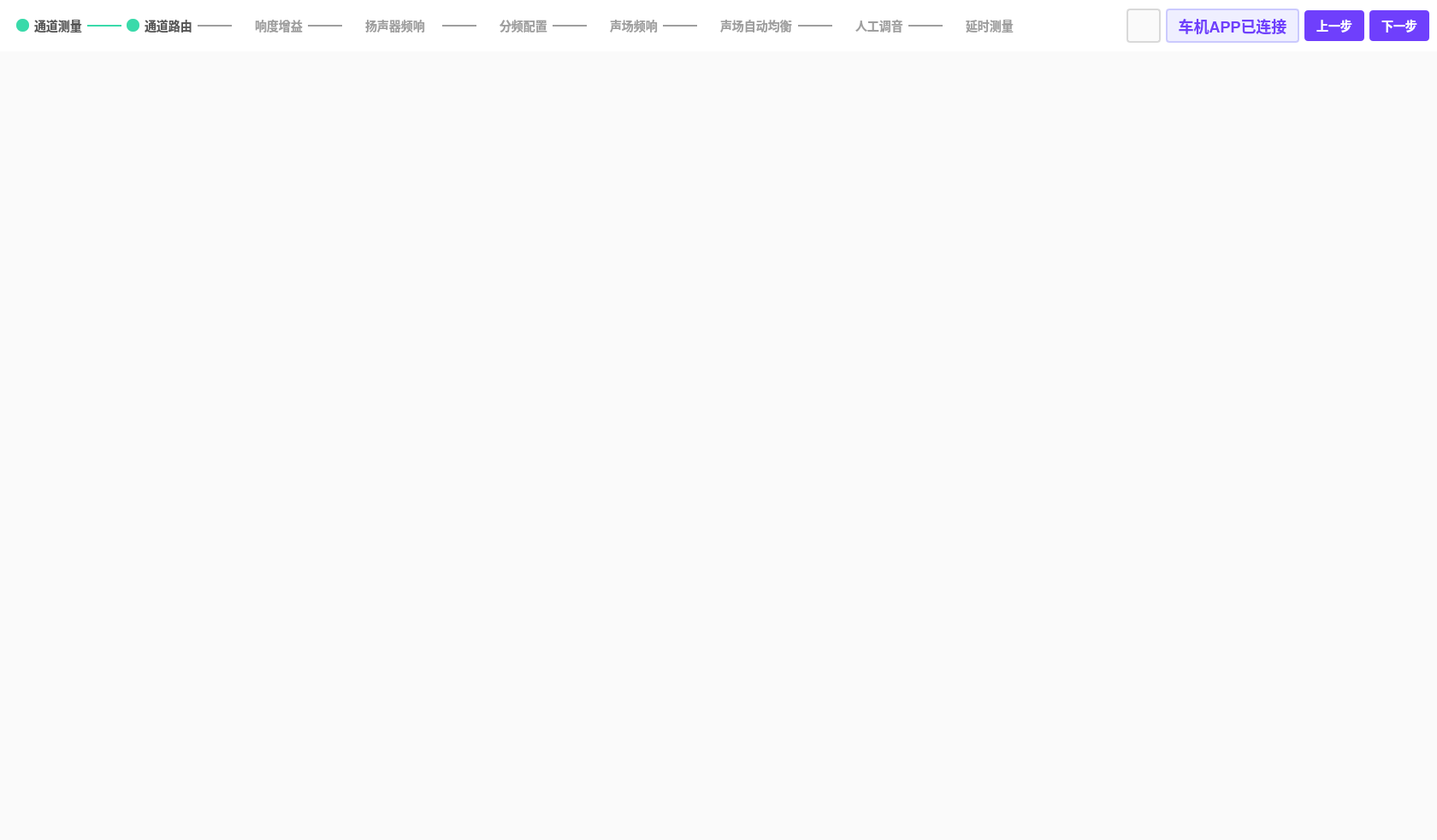
<?xml version="1.0" encoding="UTF-8"?>
<ui version="4.0">
 <class>MeasurementPage</class>
 <widget class="QWidget" name="MeasurementPage">
  <property name="geometry">
   <rect>
    <x>0</x>
    <y>0</y>
    <width>1680</width>
    <height>982</height>
   </rect>
  </property>
  <property name="minimumSize">
   <size>
    <width>1680</width>
    <height>982</height>
   </size>
  </property>
  <property name="maximumSize">
   <size>
    <width>1680</width>
    <height>982</height>
   </size>
  </property>
  <property name="windowTitle">
   <string>Measurement Page</string>
  </property>
  <property name="styleSheet">
   <string notr="true">QFrame#TopFrame 
{
	    background: #ffffff;
}

QFrame#DownFrame 
{
	    background: rgb(250, 250, 250);
}

QPushButton#NextStepButton,
QPushButton#PreviousStepButton
{
    min-width: 70px;
	max-width: 70px;
	max-height: 36px;
	min-height: 36px;
    background: rgb(111, 63, 252);
    border-radius: 4px;
    
font-family: 'PingFang SC';
font-style: normal;
font-weight: 500;
font-size: 14px;
line-height: 20px;

color: #FFFFFF;
}

QPushButton:pressed#NextStepButton,
QPushButton:pressed#PreviousStepButton
{
    background: rgb(81, 63, 222);
}


QPushButton#connectButton
{
    min-width: 152px;
	max-width: 152px;
	max-height: 36px;
	min-height: 36px;
    background: rgb(239, 239, 255);
	border: 2px solid rgb(203, 202, 254);
    border-radius: 4px;
    
    font-size: 18px;
    
    font-weight: 600;
    text-align: center;
    color: rgb(111, 63, 252);
    line-height: 32px;
}

QPushButton:pressed#connectButton
{
    background: rgb(219, 219, 225);
}

QPushButton#micButton
{
    min-width: 36px;
	max-width: 36px;
	max-height: 36px;
	min-height: 36px;
    background: rgb(250, 250, 250);
    border: 2px solid rgb(217, 217, 217);
    border-radius: 4px;
    border-image: url(:/icon/mic_icon.png);
}

QPushButton:pressed#micButton
{
    background: rgb(219, 219, 225);
}</string>
  </property>
  <layout class="QVBoxLayout" name="verticalLayout" stretch="1,9">
   <property name="spacing">
    <number>0</number>
   </property>
   <property name="leftMargin">
    <number>0</number>
   </property>
   <property name="topMargin">
    <number>0</number>
   </property>
   <property name="rightMargin">
    <number>0</number>
   </property>
   <property name="bottomMargin">
    <number>0</number>
   </property>
   <item>
    <widget class="QFrame" name="TopFrame">
     <property name="minimumSize">
      <size>
       <width>1680</width>
       <height>60</height>
      </size>
     </property>
     <property name="maximumSize">
      <size>
       <width>1680</width>
       <height>60</height>
      </size>
     </property>
     <property name="styleSheet">
      <string notr="true"/>
     </property>
     <property name="frameShape">
      <enum>QFrame::NoFrame</enum>
     </property>
     <property name="frameShadow">
      <enum>QFrame::Plain</enum>
     </property>
     <layout class="QHBoxLayout" name="horizontalLayout">
      <property name="topMargin">
       <number>0</number>
      </property>
      <property name="bottomMargin">
       <number>0</number>
      </property>
      <item>
       <widget class="QFrame" name="frame">
        <property name="styleSheet">
         <string notr="true">QLabel#icon_label_3,
QLabel#icon_label_4,
QLabel#icon_label_5,
QLabel#icon_label_6,
QLabel#icon_label_7,
QLabel#icon_label_8,
QLabel#icon_label_9
{
    min-width: 15px;
    max-width: 15px;
    min-height: 15px;
    max-height: 15px;
    background: #ffffff;
    border-radius: 7px;
    border-image: url(:/icon/navigation_icon_not.svg);
}

QLabel#text_label_3,
QLabel#text_label_4,
QLabel#text_label_5,
QLabel#text_label_6,
QLabel#text_label_7,
QLabel#text_label_8,
QLabel#text_label_9
{
	max-width: 84px;

	font-family: 'PingFang SC';
	font-style: normal;
	font-weight: 500;
	font-size: 14px;
	line-height: 20px;
	color: #9E9E9E;
}

QLabel#line_label_3,
QLabel#line_label_4,
QLabel#line_label_5,
QLabel#line_label_6,
QLabel#line_label_7,
QLabel#line_label_8,
QLabel#line_label_9
{
    min-width: 40px;
    max-width: 40px;
    min-height: 2px;
    max-height: 2px;
    background: #9E9E9E;
}</string>
        </property>
        <property name="frameShape">
         <enum>QFrame::NoFrame</enum>
        </property>
        <property name="frameShadow">
         <enum>QFrame::Plain</enum>
        </property>
        <layout class="QHBoxLayout" name="horizontalLayout_11">
         <property name="leftMargin">
          <number>10</number>
         </property>
         <property name="rightMargin">
          <number>10</number>
         </property>
         <item>
          <widget class="QFrame" name="frame_1">
           <property name="styleSheet">
            <string notr="true">QLabel#icon_label_1
{
    min-width: 15px;
    max-width: 15px;
    min-height: 15px;
    max-height: 15px;
    background: rgb(58, 218, 170);
    border-radius: 7px;
    border-image: url(:/icon/navigation_icon_current.svg);
}

QLabel#text_label_1
{
	max-width: 56px;

	font-family: 'PingFang SC';
	font-style: normal;
	font-weight: 500;
	font-size: 14px;
	line-height: 20px;
	color: #565656;
}

QLabel#line_label_1
{
    min-width: 40px;
    max-width: 40px;
    min-height: 2px;
    max-height: 2px;
    background: rgb(58, 218, 170);
}</string>
           </property>
           <property name="frameShape">
            <enum>QFrame::NoFrame</enum>
           </property>
           <property name="frameShadow">
            <enum>QFrame::Plain</enum>
           </property>
           <layout class="QHBoxLayout" name="horizontalLayout_2">
            <property name="spacing">
             <number>-1</number>
            </property>
            <property name="leftMargin">
             <number>0</number>
            </property>
            <property name="topMargin">
             <number>0</number>
            </property>
            <property name="rightMargin">
             <number>0</number>
            </property>
            <property name="bottomMargin">
             <number>0</number>
            </property>
            <item>
             <widget class="QLabel" name="icon_label_1">
              <property name="text">
               <string/>
              </property>
             </widget>
            </item>
            <item>
             <widget class="QLabel" name="text_label_1">
              <property name="text">
               <string>通道测量</string>
              </property>
             </widget>
            </item>
            <item>
             <widget class="QLabel" name="line_label_1">
              <property name="text">
               <string/>
              </property>
             </widget>
            </item>
           </layout>
          </widget>
         </item>
         <item>
          <widget class="QFrame" name="frame_2">
           <property name="styleSheet">
            <string notr="true">QLabel#icon_label_2
{
    min-width: 15px;
    max-width: 15px;
    min-height: 15px;
    max-height: 15px;
    background: rgb(58, 218, 170);
    border-radius: 7px;
    border-image: url(:/icon/navigation_icon_prepare.svg);
}

QLabel#text_label_2
{
	max-width: 56px;

	font-family: 'PingFang SC';
	font-style: normal;
	font-weight: 500;
	font-size: 14px;
	line-height: 20px;
	color: #565656;
}

QLabel#line_label_2
{
    min-width: 40px;
    max-width: 40px;
    min-height: 2px;
    max-height: 2px;
    background: #9E9E9E;
}</string>
           </property>
           <property name="frameShape">
            <enum>QFrame::NoFrame</enum>
           </property>
           <property name="frameShadow">
            <enum>QFrame::Plain</enum>
           </property>
           <layout class="QHBoxLayout" name="horizontalLayout_3">
            <property name="leftMargin">
             <number>0</number>
            </property>
            <property name="topMargin">
             <number>0</number>
            </property>
            <property name="rightMargin">
             <number>0</number>
            </property>
            <property name="bottomMargin">
             <number>0</number>
            </property>
            <item>
             <widget class="QLabel" name="icon_label_2">
              <property name="text">
               <string/>
              </property>
             </widget>
            </item>
            <item>
             <widget class="QLabel" name="text_label_2">
              <property name="text">
               <string>通道路由</string>
              </property>
             </widget>
            </item>
            <item>
             <widget class="QLabel" name="line_label_2">
              <property name="text">
               <string/>
              </property>
             </widget>
            </item>
           </layout>
          </widget>
         </item>
         <item>
          <widget class="QFrame" name="frame_3">
           <property name="styleSheet">
            <string notr="true">QLabel#icon_label_3
{
    min-width: 15px;
    max-width: 15px;
    min-height: 15px;
    max-height: 15px;
    background: #ffffff;
    border-radius: 7px;
    border-image: url(:/icon/navigation_icon_not.svg);
}

QLabel#text_label_3
{
	max-width: 56px;

	font-family: 'PingFang SC';
	font-style: normal;
	font-weight: 500;
	font-size: 14px;
	line-height: 20px;
	color: #9E9E9E;
}

QLabel#line_label_3
{
    min-width: 40px;
    max-width: 40px;
    min-height: 2px;
    max-height: 2px;
    background: #9E9E9E;
}</string>
           </property>
           <property name="frameShape">
            <enum>QFrame::NoFrame</enum>
           </property>
           <property name="frameShadow">
            <enum>QFrame::Plain</enum>
           </property>
           <layout class="QHBoxLayout" name="horizontalLayout_4">
            <property name="spacing">
             <number>-1</number>
            </property>
            <property name="leftMargin">
             <number>0</number>
            </property>
            <property name="topMargin">
             <number>0</number>
            </property>
            <property name="rightMargin">
             <number>0</number>
            </property>
            <property name="bottomMargin">
             <number>0</number>
            </property>
            <item>
             <widget class="QLabel" name="icon_label_3">
              <property name="text">
               <string/>
              </property>
             </widget>
            </item>
            <item>
             <widget class="QLabel" name="text_label_3">
              <property name="text">
               <string>响度增益</string>
              </property>
             </widget>
            </item>
            <item>
             <widget class="QLabel" name="line_label_3">
              <property name="text">
               <string/>
              </property>
             </widget>
            </item>
           </layout>
          </widget>
         </item>
         <item>
          <widget class="QFrame" name="frame_4">
           <property name="styleSheet">
            <string notr="true">QLabel#icon_label_3
{
    min-width: 15px;
    max-width: 15px;
    min-height: 15px;
    max-height: 15px;
    background: #ffffff;
    border-radius: 7px;
    border-image: url(:/icon/navigation_icon_not.svg);
}

QLabel#text_label_3
{
	max-width: 56px;

	font-family: 'PingFang SC';
	font-style: normal;
	font-weight: 500;
	font-size: 14px;
	line-height: 20px;
	color: #9E9E9E;
}

QLabel#line_label_3
{
    min-width: 40px;
    max-width: 40px;
    min-height: 2px;
    max-height: 2px;
    background: #9E9E9E;
}</string>
           </property>
           <property name="frameShape">
            <enum>QFrame::NoFrame</enum>
           </property>
           <property name="frameShadow">
            <enum>QFrame::Plain</enum>
           </property>
           <layout class="QHBoxLayout" name="horizontalLayout_5">
            <property name="spacing">
             <number>-1</number>
            </property>
            <property name="leftMargin">
             <number>0</number>
            </property>
            <property name="topMargin">
             <number>0</number>
            </property>
            <property name="rightMargin">
             <number>0</number>
            </property>
            <property name="bottomMargin">
             <number>0</number>
            </property>
            <item>
             <widget class="QLabel" name="icon_label_4">
              <property name="text">
               <string/>
              </property>
             </widget>
            </item>
            <item>
             <widget class="QLabel" name="text_label_4">
              <property name="minimumSize">
               <size>
                <width>84</width>
                <height>0</height>
               </size>
              </property>
              <property name="text">
               <string>扬声器频响</string>
              </property>
             </widget>
            </item>
            <item>
             <widget class="QLabel" name="line_label_4">
              <property name="text">
               <string/>
              </property>
             </widget>
            </item>
           </layout>
          </widget>
         </item>
         <item>
          <widget class="QFrame" name="frame_5">
           <property name="styleSheet">
            <string notr="true">QLabel#icon_label_3
{
    min-width: 15px;
    max-width: 15px;
    min-height: 15px;
    max-height: 15px;
    background: #ffffff;
    border-radius: 7px;
    border-image: url(:/icon/navigation_icon_not.svg);
}

QLabel#text_label_3
{
	max-width: 56px;

	font-family: 'PingFang SC';
	font-style: normal;
	font-weight: 500;
	font-size: 14px;
	line-height: 20px;
	color: #9E9E9E;
}

QLabel#line_label_3
{
    min-width: 40px;
    max-width: 40px;
    min-height: 2px;
    max-height: 2px;
    background: #9E9E9E;
}</string>
           </property>
           <property name="frameShape">
            <enum>QFrame::NoFrame</enum>
           </property>
           <property name="frameShadow">
            <enum>QFrame::Plain</enum>
           </property>
           <layout class="QHBoxLayout" name="horizontalLayout_6">
            <property name="spacing">
             <number>-1</number>
            </property>
            <property name="leftMargin">
             <number>0</number>
            </property>
            <property name="topMargin">
             <number>0</number>
            </property>
            <property name="rightMargin">
             <number>0</number>
            </property>
            <property name="bottomMargin">
             <number>0</number>
            </property>
            <item>
             <widget class="QLabel" name="icon_label_5">
              <property name="text">
               <string/>
              </property>
             </widget>
            </item>
            <item>
             <widget class="QLabel" name="text_label_5">
              <property name="text">
               <string>分频配置</string>
              </property>
             </widget>
            </item>
            <item>
             <widget class="QLabel" name="line_label_5">
              <property name="text">
               <string/>
              </property>
             </widget>
            </item>
           </layout>
          </widget>
         </item>
         <item>
          <widget class="QFrame" name="frame_6">
           <property name="styleSheet">
            <string notr="true">QLabel#icon_label_3
{
    min-width: 15px;
    max-width: 15px;
    min-height: 15px;
    max-height: 15px;
    background: #ffffff;
    border-radius: 7px;
    border-image: url(:/icon/navigation_icon_not.svg);
}

QLabel#text_label_3
{
	max-width: 56px;

	font-family: 'PingFang SC';
	font-style: normal;
	font-weight: 500;
	font-size: 14px;
	line-height: 20px;
	color: #9E9E9E;
}

QLabel#line_label_3
{
    min-width: 40px;
    max-width: 40px;
    min-height: 2px;
    max-height: 2px;
    background: #9E9E9E;
}</string>
           </property>
           <property name="frameShape">
            <enum>QFrame::NoFrame</enum>
           </property>
           <property name="frameShadow">
            <enum>QFrame::Plain</enum>
           </property>
           <layout class="QHBoxLayout" name="horizontalLayout_7">
            <property name="spacing">
             <number>-1</number>
            </property>
            <property name="leftMargin">
             <number>0</number>
            </property>
            <property name="topMargin">
             <number>0</number>
            </property>
            <property name="rightMargin">
             <number>0</number>
            </property>
            <property name="bottomMargin">
             <number>0</number>
            </property>
            <item>
             <widget class="QLabel" name="icon_label_6">
              <property name="text">
               <string/>
              </property>
             </widget>
            </item>
            <item>
             <widget class="QLabel" name="text_label_6">
              <property name="text">
               <string>声场频响</string>
              </property>
             </widget>
            </item>
            <item>
             <widget class="QLabel" name="line_label_6">
              <property name="text">
               <string/>
              </property>
             </widget>
            </item>
           </layout>
          </widget>
         </item>
         <item>
          <widget class="QFrame" name="frame_7">
           <property name="styleSheet">
            <string notr="true">QLabel#icon_label_3
{
    min-width: 15px;
    max-width: 15px;
    min-height: 15px;
    max-height: 15px;
    background: #ffffff;
    border-radius: 7px;
    border-image: url(:/icon/navigation_icon_not.svg);
}

QLabel#text_label_3
{
	max-width: 56px;

	font-family: 'PingFang SC';
	font-style: normal;
	font-weight: 500;
	font-size: 14px;
	line-height: 20px;
	color: #9E9E9E;
}

QLabel#line_label_3
{
    min-width: 40px;
    max-width: 40px;
    min-height: 2px;
    max-height: 2px;
    background: #9E9E9E;
}</string>
           </property>
           <property name="frameShape">
            <enum>QFrame::NoFrame</enum>
           </property>
           <property name="frameShadow">
            <enum>QFrame::Plain</enum>
           </property>
           <layout class="QHBoxLayout" name="horizontalLayout_8">
            <property name="spacing">
             <number>-1</number>
            </property>
            <property name="leftMargin">
             <number>0</number>
            </property>
            <property name="topMargin">
             <number>0</number>
            </property>
            <property name="rightMargin">
             <number>0</number>
            </property>
            <property name="bottomMargin">
             <number>0</number>
            </property>
            <item>
             <widget class="QLabel" name="icon_label_7">
              <property name="text">
               <string/>
              </property>
             </widget>
            </item>
            <item>
             <widget class="QLabel" name="text_label_7">
              <property name="minimumSize">
               <size>
                <width>85</width>
                <height>0</height>
               </size>
              </property>
              <property name="maximumSize">
               <size>
                <width>85</width>
                <height>16777215</height>
               </size>
              </property>
              <property name="text">
               <string>声场自动均衡</string>
              </property>
             </widget>
            </item>
            <item>
             <widget class="QLabel" name="line_label_7">
              <property name="text">
               <string/>
              </property>
             </widget>
            </item>
           </layout>
          </widget>
         </item>
         <item>
          <widget class="QFrame" name="frame_8">
           <property name="styleSheet">
            <string notr="true">QLabel#icon_label_3
{
    min-width: 15px;
    max-width: 15px;
    min-height: 15px;
    max-height: 15px;
    background: #ffffff;
    border-radius: 7px;
    border-image: url(:/icon/navigation_icon_not.svg);
}

QLabel#text_label_3
{
	max-width: 56px;

	font-family: 'PingFang SC';
	font-style: normal;
	font-weight: 500;
	font-size: 14px;
	line-height: 20px;
	color: #9E9E9E;
}

QLabel#line_label_3
{
    min-width: 40px;
    max-width: 40px;
    min-height: 2px;
    max-height: 2px;
    background: #9E9E9E;
}</string>
           </property>
           <property name="frameShape">
            <enum>QFrame::NoFrame</enum>
           </property>
           <property name="frameShadow">
            <enum>QFrame::Plain</enum>
           </property>
           <layout class="QHBoxLayout" name="horizontalLayout_9">
            <property name="spacing">
             <number>-1</number>
            </property>
            <property name="leftMargin">
             <number>0</number>
            </property>
            <property name="topMargin">
             <number>0</number>
            </property>
            <property name="rightMargin">
             <number>0</number>
            </property>
            <property name="bottomMargin">
             <number>0</number>
            </property>
            <item>
             <widget class="QLabel" name="icon_label_8">
              <property name="text">
               <string/>
              </property>
             </widget>
            </item>
            <item>
             <widget class="QLabel" name="text_label_8">
              <property name="text">
               <string>人工调音</string>
              </property>
             </widget>
            </item>
            <item>
             <widget class="QLabel" name="line_label_8">
              <property name="text">
               <string/>
              </property>
             </widget>
            </item>
           </layout>
          </widget>
         </item>
         <item>
          <widget class="QFrame" name="frame_9">
           <property name="styleSheet">
            <string notr="true">QLabel#icon_label_3
{
    min-width: 15px;
    max-width: 15px;
    min-height: 15px;
    max-height: 15px;
    background: #ffffff;
    border-radius: 7px;
    border-image: url(:/icon/navigation_icon_not.svg);
}

QLabel#text_label_3
{
	max-width: 56px;

	font-family: 'PingFang SC';
	font-style: normal;
	font-weight: 500;
	font-size: 14px;
	line-height: 20px;
	color: #9E9E9E;
}

QLabel#line_label_3
{
    min-width: 40px;
    max-width: 40px;
    min-height: 2px;
    max-height: 2px;
    background: #9E9E9E;
}</string>
           </property>
           <property name="frameShape">
            <enum>QFrame::NoFrame</enum>
           </property>
           <property name="frameShadow">
            <enum>QFrame::Plain</enum>
           </property>
           <layout class="QHBoxLayout" name="horizontalLayout_10">
            <property name="spacing">
             <number>-1</number>
            </property>
            <property name="leftMargin">
             <number>0</number>
            </property>
            <property name="topMargin">
             <number>0</number>
            </property>
            <property name="rightMargin">
             <number>0</number>
            </property>
            <property name="bottomMargin">
             <number>0</number>
            </property>
            <item>
             <widget class="QLabel" name="icon_label_9">
              <property name="text">
               <string/>
              </property>
             </widget>
            </item>
            <item>
             <widget class="QLabel" name="text_label_9">
              <property name="text">
               <string>延时测量</string>
              </property>
             </widget>
            </item>
           </layout>
          </widget>
         </item>
        </layout>
       </widget>
      </item>
      <item>
       <spacer name="horizontalSpacer">
        <property name="orientation">
         <enum>Qt::Horizontal</enum>
        </property>
        <property name="sizeHint" stdset="0">
         <size>
          <width>40</width>
          <height>20</height>
         </size>
        </property>
       </spacer>
      </item>
      <item>
       <widget class="QPushButton" name="micButton">
        <property name="text">
         <string/>
        </property>
       </widget>
      </item>
      <item>
       <widget class="QPushButton" name="connectButton">
        <property name="minimumSize">
         <size>
          <width>156</width>
          <height>40</height>
         </size>
        </property>
        <property name="maximumSize">
         <size>
          <width>156</width>
          <height>40</height>
         </size>
        </property>
        <property name="text">
         <string>车机APP已连接</string>
        </property>
       </widget>
      </item>
      <item>
       <widget class="QPushButton" name="PreviousStepButton">
        <property name="minimumSize">
         <size>
          <width>70</width>
          <height>36</height>
         </size>
        </property>
        <property name="maximumSize">
         <size>
          <width>70</width>
          <height>36</height>
         </size>
        </property>
        <property name="text">
         <string>上一步</string>
        </property>
       </widget>
      </item>
      <item>
       <widget class="QPushButton" name="NextStepButton">
        <property name="minimumSize">
         <size>
          <width>70</width>
          <height>36</height>
         </size>
        </property>
        <property name="maximumSize">
         <size>
          <width>70</width>
          <height>36</height>
         </size>
        </property>
        <property name="text">
         <string>下一步</string>
        </property>
       </widget>
      </item>
     </layout>
    </widget>
   </item>
   <item>
    <widget class="QFrame" name="DownFrame">
     <property name="frameShape">
      <enum>QFrame::NoFrame</enum>
     </property>
     <property name="frameShadow">
      <enum>QFrame::Plain</enum>
     </property>
     <property name="lineWidth">
      <number>1</number>
     </property>
    </widget>
   </item>
  </layout>
 </widget>
 <resources/>
 <connections/>
</ui>
